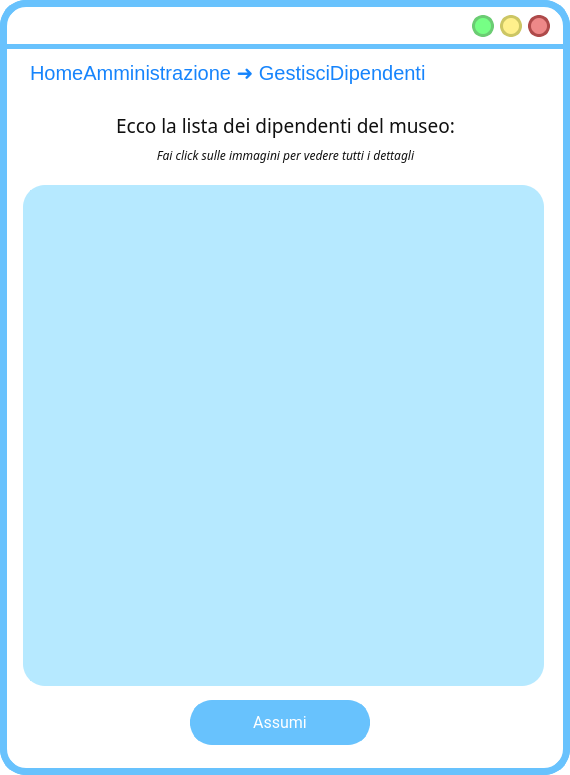
<?xml version="1.0" encoding="UTF-8"?>
<ui version="4.0">
 <class>MainWindow</class>
 <widget class="QMainWindow" name="MainWindow">
  <property name="geometry">
   <rect>
    <x>0</x>
    <y>0</y>
    <width>570</width>
    <height>775</height>
   </rect>
  </property>
  <property name="windowTitle">
   <string>MainWindow</string>
  </property>
  <property name="styleSheet">
   <string notr="true">QWidget{
background:rgb(255, 255, 255);
border-radius:26px;
border-color:rgb(104, 194, 253);
border-style: solid;
border-width:7;
}
QLabel{
border-width:0;
font: 18pt &quot;Lato Light&quot;;
}</string>
  </property>
  <widget class="QWidget" name="centralwidget">
   <widget class="QLabel" name="label">
    <property name="geometry">
     <rect>
      <x>0</x>
      <y>44</y>
      <width>641</width>
      <height>5</height>
     </rect>
    </property>
    <property name="styleSheet">
     <string notr="true">background-color:rgb(104, 194, 253);</string>
    </property>
    <property name="text">
     <string/>
    </property>
   </widget>
   <widget class="QPushButton" name="pushButton_5">
    <property name="geometry">
     <rect>
      <x>472</x>
      <y>15</y>
      <width>22</width>
      <height>22</height>
     </rect>
    </property>
    <property name="sizePolicy">
     <sizepolicy hsizetype="Fixed" vsizetype="Fixed">
      <horstretch>0</horstretch>
      <verstretch>0</verstretch>
     </sizepolicy>
    </property>
    <property name="minimumSize">
     <size>
      <width>22</width>
      <height>22</height>
     </size>
    </property>
    <property name="maximumSize">
     <size>
      <width>24</width>
      <height>24</height>
     </size>
    </property>
    <property name="cursor">
     <cursorShape>PointingHandCursor</cursorShape>
    </property>
    <property name="styleSheet">
     <string notr="true">QPushButton{
 background-color:#76ff85;
 border-style: solid;
 border-radius:11px;
font: 18pt &quot;Candara&quot;;
border-color:#6bcc73;
border-width:3;
}

QPushButton::pressed{
	background-color : white;
	border-color:#6bcc73;
	border-width:3;
}
</string>
    </property>
    <property name="text">
     <string/>
    </property>
   </widget>
   <widget class="QPushButton" name="pushButton_6">
    <property name="geometry">
     <rect>
      <x>528</x>
      <y>15</y>
      <width>22</width>
      <height>22</height>
     </rect>
    </property>
    <property name="sizePolicy">
     <sizepolicy hsizetype="Fixed" vsizetype="Fixed">
      <horstretch>0</horstretch>
      <verstretch>0</verstretch>
     </sizepolicy>
    </property>
    <property name="minimumSize">
     <size>
      <width>22</width>
      <height>22</height>
     </size>
    </property>
    <property name="maximumSize">
     <size>
      <width>24</width>
      <height>24</height>
     </size>
    </property>
    <property name="cursor">
     <cursorShape>PointingHandCursor</cursorShape>
    </property>
    <property name="styleSheet">
     <string notr="true">QPushButton{
 background-color:#ee8888;
 border-style: solid;
 border-radius:11px;
font: 18pt &quot;Candara&quot;;
border-color:#ae4a4a;
border-width:3;
}

QPushButton::pressed{
	background-color : white;
	border-color:#ae4a4a;
	border-width:3;
}
</string>
    </property>
    <property name="text">
     <string/>
    </property>
   </widget>
   <widget class="QPushButton" name="pushButton_7">
    <property name="geometry">
     <rect>
      <x>500</x>
      <y>15</y>
      <width>22</width>
      <height>22</height>
     </rect>
    </property>
    <property name="sizePolicy">
     <sizepolicy hsizetype="Fixed" vsizetype="Fixed">
      <horstretch>0</horstretch>
      <verstretch>0</verstretch>
     </sizepolicy>
    </property>
    <property name="minimumSize">
     <size>
      <width>20</width>
      <height>20</height>
     </size>
    </property>
    <property name="maximumSize">
     <size>
      <width>24</width>
      <height>24</height>
     </size>
    </property>
    <property name="cursor">
     <cursorShape>PointingHandCursor</cursorShape>
    </property>
    <property name="styleSheet">
     <string notr="true">QPushButton{
 background-color:#fff08c	;
 border-style: solid;
 border-radius:11px;
font: 18pt &quot;Candara&quot;;
border-color:#ccc664;
border-width:3;
}

QPushButton::pressed{
	background-color : white;
	border-color:#ccc664;
	border-width:3;
}
</string>
    </property>
    <property name="text">
     <string/>
    </property>
   </widget>
   <widget class="QLabel" name="indietroLabel">
    <property name="geometry">
     <rect>
      <x>510</x>
      <y>60</y>
      <width>36</width>
      <height>36</height>
     </rect>
    </property>
    <property name="font">
     <font>
      <family>Lato Light</family>
      <pointsize>18</pointsize>
      <weight>50</weight>
      <italic>false</italic>
      <bold>false</bold>
     </font>
    </property>
    <property name="cursor">
     <cursorShape>PointingHandCursor</cursorShape>
    </property>
    <property name="autoFillBackground">
     <bool>false</bool>
    </property>
    <property name="styleSheet">
     <string notr="true">background-color: rgba(255, 255, 255,0);</string>
    </property>
    <property name="text">
     <string/>
    </property>
    <property name="pixmap">
     <pixmap resource="res/res.qrc">:/icons/arrow_back_FILL1_wght700_GRAD200_opsz48_risultato.png</pixmap>
    </property>
    <property name="scaledContents">
     <bool>true</bool>
    </property>
   </widget>
   <widget class="QLabel" name="percorsoLabel">
    <property name="geometry">
     <rect>
      <x>30</x>
      <y>57</y>
      <width>461</width>
      <height>31</height>
     </rect>
    </property>
    <property name="styleSheet">
     <string notr="true">font-size: 20px;
text-align: left;
background-color: rgba(255, 255, 255,0);
color: #1684FC;
font: 14pt &quot;Lato&quot;;</string>
    </property>
    <property name="text">
     <string>HomeAmministrazione ➜ GestisciDipendenti</string>
    </property>
   </widget>
   <widget class="QLabel" name="titoloLabel_3">
    <property name="geometry">
     <rect>
      <x>20</x>
      <y>140</y>
      <width>531</width>
      <height>31</height>
     </rect>
    </property>
    <property name="layoutDirection">
     <enum>Qt::RightToLeft</enum>
    </property>
    <property name="styleSheet">
     <string notr="true">left: 802px;
top: 386px;
width: 307px;
height: 19px;
color: rgba(16, 16, 16);
background-color: rgba(255, 255, 255,0);
font-size: 16px;
text-align: center;
font-family: Lato-light;
</string>
    </property>
    <property name="text">
     <string>&lt;html&gt;&lt;head/&gt;&lt;body&gt;&lt;p&gt;&lt;span style=&quot; font-size:9pt; font-style:italic;&quot;&gt;Fai click sulle immagini per vedere tutti i dettagli&lt;/span&gt;&lt;/p&gt;&lt;/body&gt;&lt;/html&gt;</string>
    </property>
    <property name="alignment">
     <set>Qt::AlignCenter</set>
    </property>
   </widget>
   <widget class="QLabel" name="titoloLabel">
    <property name="geometry">
     <rect>
      <x>20</x>
      <y>110</y>
      <width>531</width>
      <height>31</height>
     </rect>
    </property>
    <property name="styleSheet">
     <string notr="true">left: 849px;
background-color: rgba(255, 255, 255,0);
top: 359px;
width: 212px;
height: 24px;
color: rgba(16, 16, 16);
font-size: 20px;
text-align: center;
font-family: Lato-light;
</string>
    </property>
    <property name="text">
     <string>&lt;html&gt;&lt;head/&gt;&lt;body&gt;&lt;p&gt;&lt;span style=&quot; font-size:14pt;&quot;&gt;Ecco la lista dei dipendenti del museo:&lt;/span&gt;&lt;/p&gt;&lt;/body&gt;&lt;/html&gt;</string>
    </property>
    <property name="alignment">
     <set>Qt::AlignCenter</set>
    </property>
   </widget>
   <widget class="QPushButton" name="pushButton">
    <property name="geometry">
     <rect>
      <x>190</x>
      <y>700</y>
      <width>180</width>
      <height>45</height>
     </rect>
    </property>
    <property name="font">
     <font>
      <family>Lato Light</family>
      <pointsize>14</pointsize>
      <weight>50</weight>
      <italic>false</italic>
      <bold>false</bold>
     </font>
    </property>
    <property name="cursor">
     <cursorShape>PointingHandCursor</cursorShape>
    </property>
    <property name="autoFillBackground">
     <bool>false</bool>
    </property>
    <property name="styleSheet">
     <string notr="true">


QPushButton{
left: 863px;
top: 820px;
width: 183px;
height: 44px;
color: rgba(255, 255, 255, 100);
font-size: 16px;
text-align: center;
font-family: Roboto;
background-color:rgb(104, 194, 253);
 border-style: solid;
 border-radius:22px;
color: rgb(255, 255, 255);
font: 14pt &quot;Lato Light&quot;;
}

QPushButton::hover{


	border-color : rgb(15, 138, 204);
	color: white;
border-width:0;
}

QPushButton::pressed{
	border-color:rgb(104, 194, 253);
	border-width:4;
	background-color : white;
	color:rgb(104, 194, 253);
}
</string>
    </property>
    <property name="text">
     <string>Assumi</string>
    </property>
   </widget>
   <widget class="QLabel" name="immagineLabel">
    <property name="geometry">
     <rect>
      <x>23</x>
      <y>185</y>
      <width>521</width>
      <height>501</height>
     </rect>
    </property>
    <property name="sizePolicy">
     <sizepolicy hsizetype="Fixed" vsizetype="Fixed">
      <horstretch>0</horstretch>
      <verstretch>0</verstretch>
     </sizepolicy>
    </property>
    <property name="styleSheet">
     <string notr="true">left: 737px;
top: 416px;
width: 436px;
height: 377px;
line-height: 20px;
border-radius: 22px;
background-color: rgba(182, 233, 255);
text-align: center;</string>
    </property>
    <property name="text">
     <string/>
    </property>
    <property name="scaledContents">
     <bool>true</bool>
    </property>
    <property name="alignment">
     <set>Qt::AlignCenter</set>
    </property>
    <property name="margin">
     <number>10</number>
    </property>
    <property name="indent">
     <number>10</number>
    </property>
   </widget>
   <widget class="QScrollArea" name="scrollArea">
    <property name="geometry">
     <rect>
      <x>30</x>
      <y>190</y>
      <width>501</width>
      <height>491</height>
     </rect>
    </property>
    <property name="styleSheet">
     <string notr="true">QWidget{
background:rgb(255, 255, 255);
border-radius:0px;
border-color:#b6e9ff;
border-style: solid;
border-width:7;
}


QScrollArea{
border-width:0px;
border-radius: 22px;
background-color: rgba(255, 255, 255, 255);
}

QScrollBar{
border-width:0px;
	border-radius:4px;
background-color: rgba(255, 255, 255, 255);

}


/* VERTICAL SCROLLBAR */
 QScrollBar:vertical {
	border: none;
    width: 14px;
    margin: 0px 0 0px 0;
	border-radius: 7px;
margin: 0px 0px 0px 0px;

 }

/*  HANDLE BAR VERTICAL */
QScrollBar::handle:vertical {	
	background-color:#68C2FD;
	min-height: 30px;	
	border-radius: 7px;

}
QScrollBar::handle:vertical:hover{	
	background-color:#A6E4FF;
}
QScrollBar::handle:vertical:pressed {	
	background-color: #5AA7D9;
}

/* BTN TOP - SCROLLBAR */
QScrollBar::sub-line:vertical {
	background-color: rgb(255, 255, 255);
	border-radius: 7px;
}
QScrollBar::sub-line:vertical:hover {	
	background-color:#68C2FD;
}
QScrollBar::sub-line:vertical:pressed {	
	background-color: #5AA7D9;
}

/* BTN BOTTOM - SCROLLBAR  */
QScrollBar::add-line:vertical {

	background-color: rgb(255, 255, 255);
	border-radius: 7px;

}
QScrollBar::add-line:vertical:hover {	
	background-color:rgb(255, 255, 255)
}
QScrollBar::add-line:vertical:pressed {	
	background-color:rgb(255, 255, 255)
}

/* RESET ARROW  */
QScrollBar::up-arrow:vertical, QScrollBar::down-arrow:vertical {
	background: none;
}
QScrollBar::add-page:vertical, QScrollBar::sub-page:vertical {
	background: none;
} 


/* HORIZONTAL SCROLLBAR - HOMEWORK */
QScrollBar:horizontal {
   
}
QScrollBar::handle:horizontal {
    
}
QScrollBar::add-line:horizontal {
    
}
QScrollBar::sub-line:horizontal {
    
}
QScrollBar::up-arrow:horizontal, QScrollBar::down-arrow:horizontal
{

}
QScrollBar::add-page:horizontal, QScrollBar::sub-page:horizontal
{

}



</string>
    </property>
    <property name="horizontalScrollBarPolicy">
     <enum>Qt::ScrollBarAlwaysOff</enum>
    </property>
    <property name="widgetResizable">
     <bool>true</bool>
    </property>
    <widget class="QWidget" name="scrollAreaWidgetContents">
     <property name="geometry">
      <rect>
       <x>0</x>
       <y>0</y>
       <width>501</width>
       <height>491</height>
      </rect>
     </property>
     <property name="styleSheet">
      <string notr="true">border-width:0px;
border-radius: 0px;
background-color: #b6e9ff;</string>
     </property>
     <layout class="QVBoxLayout" name="verticalLayout">
      <property name="spacing">
       <number>12</number>
      </property>
      <property name="leftMargin">
       <number>18</number>
      </property>
     </layout>
    </widget>
   </widget>
   <zorder>immagineLabel</zorder>
   <zorder>label</zorder>
   <zorder>pushButton_5</zorder>
   <zorder>pushButton_6</zorder>
   <zorder>pushButton_7</zorder>
   <zorder>indietroLabel</zorder>
   <zorder>percorsoLabel</zorder>
   <zorder>titoloLabel_3</zorder>
   <zorder>titoloLabel</zorder>
   <zorder>pushButton</zorder>
   <zorder>scrollArea</zorder>
  </widget>
 </widget>
 <resources>
  <include location="res.qrc"/>
  <include location="res/res.qrc"/>
 </resources>
 <connections/>
</ui>
